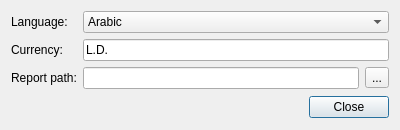
<?xml version="1.0" encoding="UTF-8"?>
<ui version="4.0">
 <class>DialogSettings</class>
 <widget class="QDialog" name="DialogSettings">
  <property name="geometry">
   <rect>
    <x>0</x>
    <y>0</y>
    <width>400</width>
    <height>130</height>
   </rect>
  </property>
  <property name="windowTitle">
   <string>Settings</string>
  </property>
  <property name="windowIcon">
   <iconset resource="res.qrc">
    <normaloff>:/res/res/advancedsettings.png</normaloff>:/res/res/advancedsettings.png</iconset>
  </property>
  <layout class="QVBoxLayout" name="verticalLayout">
   <item>
    <layout class="QGridLayout" name="gridLayout">
     <item row="2" column="0">
      <widget class="QLabel" name="label_3">
       <property name="text">
        <string>Report path:</string>
       </property>
      </widget>
     </item>
     <item row="2" column="2">
      <widget class="QLineEdit" name="lineEdit_reportPath"/>
     </item>
     <item row="0" column="0">
      <widget class="QLabel" name="label">
       <property name="text">
        <string>Language:</string>
       </property>
      </widget>
     </item>
     <item row="1" column="0">
      <widget class="QLabel" name="label_2">
       <property name="text">
        <string>Currency:</string>
       </property>
      </widget>
     </item>
     <item row="2" column="3">
      <widget class="QToolButton" name="toolButton_browse">
       <property name="text">
        <string>...</string>
       </property>
      </widget>
     </item>
     <item row="1" column="2" colspan="2">
      <widget class="QLineEdit" name="lineEdit_currency">
       <property name="text">
        <string>L.D.</string>
       </property>
      </widget>
     </item>
     <item row="0" column="2" colspan="2">
      <widget class="QComboBox" name="comboBox_language">
       <item>
        <property name="text">
         <string>Arabic</string>
        </property>
       </item>
       <item>
        <property name="text">
         <string>English</string>
        </property>
       </item>
      </widget>
     </item>
    </layout>
   </item>
   <item>
    <widget class="QWidget" name="widget" native="true">
     <layout class="QHBoxLayout" name="horizontalLayout">
      <property name="leftMargin">
       <number>0</number>
      </property>
      <property name="topMargin">
       <number>0</number>
      </property>
      <property name="rightMargin">
       <number>0</number>
      </property>
      <property name="bottomMargin">
       <number>0</number>
      </property>
      <item>
       <spacer name="horizontalSpacer">
        <property name="orientation">
         <enum>Qt::Horizontal</enum>
        </property>
        <property name="sizeHint" stdset="0">
         <size>
          <width>40</width>
          <height>20</height>
         </size>
        </property>
       </spacer>
      </item>
      <item>
       <widget class="QPushButton" name="pushButton_close">
        <property name="text">
         <string>Close</string>
        </property>
        <property name="icon">
         <iconset resource="res.qrc">
          <normaloff>:/res/res/dialog-close.png</normaloff>:/res/res/dialog-close.png</iconset>
        </property>
       </widget>
      </item>
     </layout>
    </widget>
   </item>
  </layout>
 </widget>
 <resources>
  <include location="res.qrc"/>
 </resources>
 <connections/>
</ui>
